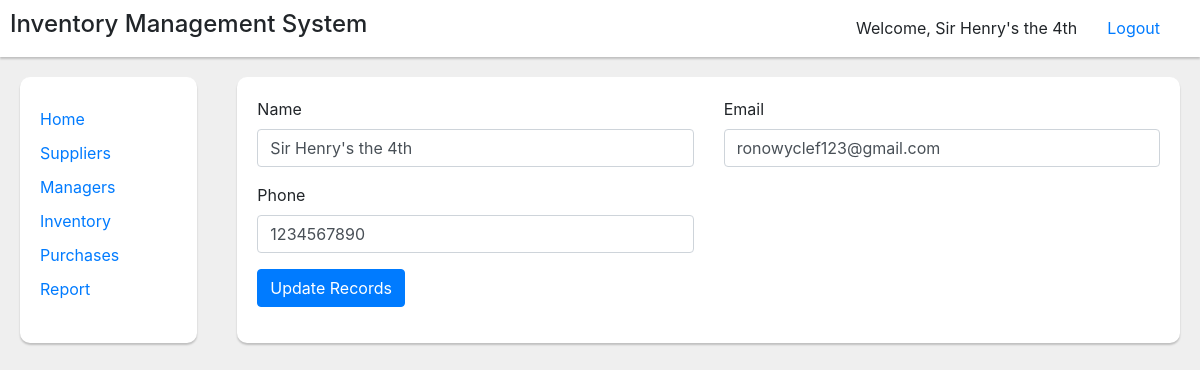
The page /edit-managers.php?edit-id=3 (signed in) on the database its author committed.
### tables this page shows
CREATE TABLE `managers` (
  `id` int(11) NOT NULL,
  `manager_name` text NOT NULL,
  `manager_email` varchar(255) NOT NULL,
  `manager_phone` int(11) NOT NULL,
  `manager_password` varchar(255) NOT NULL
);

### edit-managers.php (the view, shortened to what this page needs)
<?php
require_once("includes/header.php");
if(isset($_GET['edit-id'])){
	$manager_id = $_GET['edit-id'];
	$sql = "SELECT * FROM managers WHERE id = $manager_id";
	$result = mysqli_query($connection,$sql);
	if(mysqli_num_rows($result) > 0){
		while($row = mysqli_fetch_assoc($result)){
			$name = $row['manager_name'];
			$email = $row['manager_email'];
			$phone = $row['manager_phone'];
		}
	}else{
		header("Location: index.php");
	}
}else{
	header("Location: index.php");
}
?>
	<div class="main">
		<div class="left-nav">
			<?php require_once "includes/left-nav.php"; ?>
		</div>
		<div class="main-body">
			<form action="form-handle/edit-managers.php" method="post" id="data">
				<div class="row">
					<div class="col-sm-6">
						<div class="form-group">
							<label for="Name">Name</label>
							<input type="text" name="manager-name" id="" class="form-control" placeholder="Manager Name" value="<?php echo $name; ?>">
						</div>
					</div>
					<div class="col-sm-6">
						<div class="form-group">
							<label for="Name">Email</label>
							<input type="email" name="manager-email" id="" class="form-control" placeholder="Manager Email" value="<?php echo $email; ?>">
						</div>
					</div>
					<div class="col-sm-6">
						<div class="form-group">
							<label for="Name">Phone</label>
							<input type="text" name="manager-phone" id="" class="form-control" placeholder="Manager Phone Number" value="<?php echo $phone; ?>">
						</div>
					</div>
				</div>
					<div class="form-group">
						<input type="submit" value="Update Records" class="btn btn-xs btn-primary">
					</div>
			</form>
		</div>
	</div>
<?php require_once("includes/footer.php") ?>

### css/style.css (style rules this page uses)
html,body { margin: 0px; padding: 0px; background: #efefef; }
.right-header,.main { display: flex; flex-flow: row nowrap; justify-content: space-between }
.main-body { width: 80vw; }
.left-nav,.main-body { margin: 20px; background: #fff; padding: 20px; border-radius: 10px; box-shadow: 0 2px 2px 0 rgba(0, 0, 0, 0.2); }
.left-nav { width: 15vw; }

### rows shown on the page
managers: manager-name "Sir Henry's the 4th", manager-email "ronowyclef123@gmail.com", manager-phone "1234567890"

### other values the page prints
$user_object['name'] "Sir Henry's the 4th"
